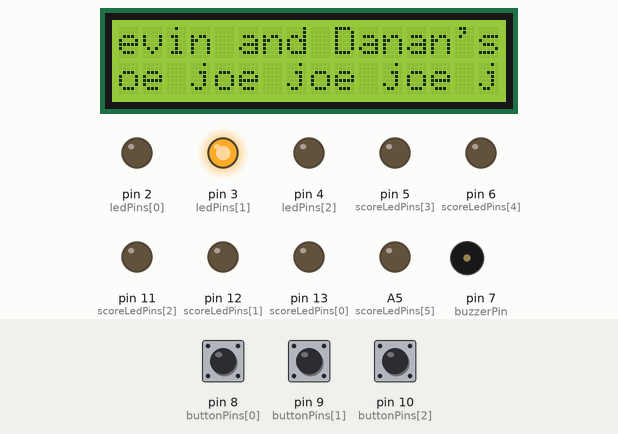
A sketch run on a simulated Arduino Uno, built with avr-gcc and run on an emulated ATmega328P. Parts: 16×2 character LCD, output pins drawn as LEDs (lit = HIGH), buzzer (waves = sounding). Wiring (inferred from the names in the program): I2C bus: SDA A4; SCL A3; PCF8574 port expander at I2C address 0x27. Wiring (inferred from the signals the program sends): character LCD (HD44780): RS Q0; E Q2; backlight Q3; data Q4, Q5, Q6, Q7. Dashed ring = blinking. The inputs (shaded band) are chosen by the test bench; at power-on: pin 8 (buttonPins[0]) HIGH, pin 9 (buttonPins[1]) HIGH, pin 10 (buttonPins[2]) HIGH. Random numbers use the default seed unless the sketch sets one; pins used as bus, display or sensor lines are not drawn; what the sketch prints to the serial monitor is not drawn.

Above: at 1.0 s.
1.1 s: pin 8 (buttonPins[0]) pulled LOW for 0.15 s
At 1.7 s:
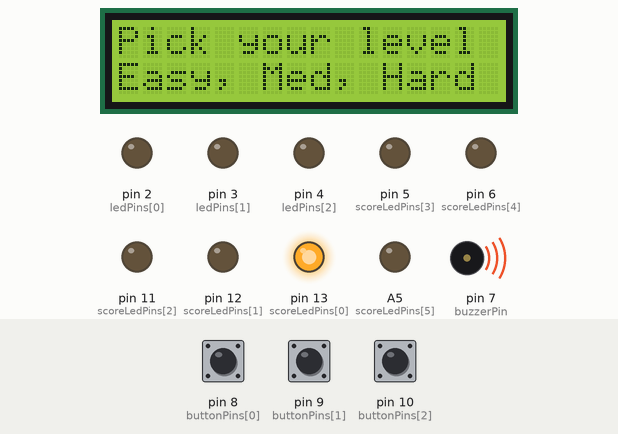
1.8 s: pin 9 (buttonPins[1]) pulled LOW for 0.15 s
At 1.9 s:
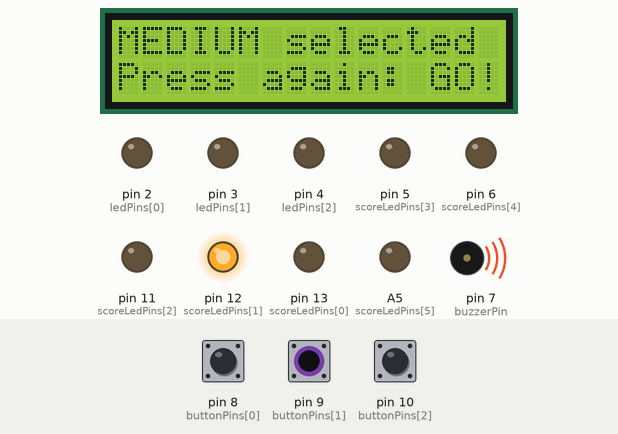
2.5 s: pin 9 (buttonPins[1]) pulled LOW for 1 s
At 2.8 s:
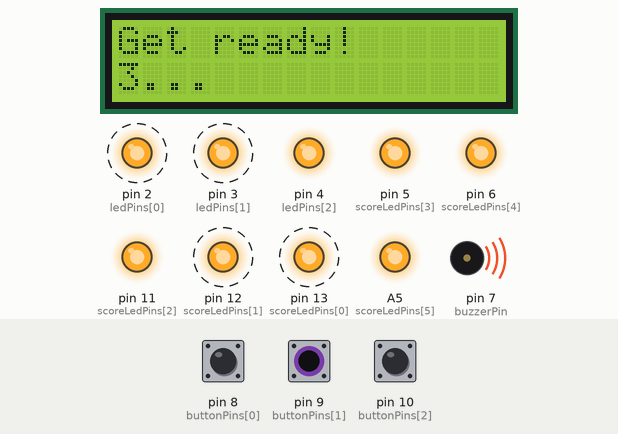
4.1 s: pin 10 (buttonPins[2]) pulled LOW for 3.2 s
At 7.7 s:
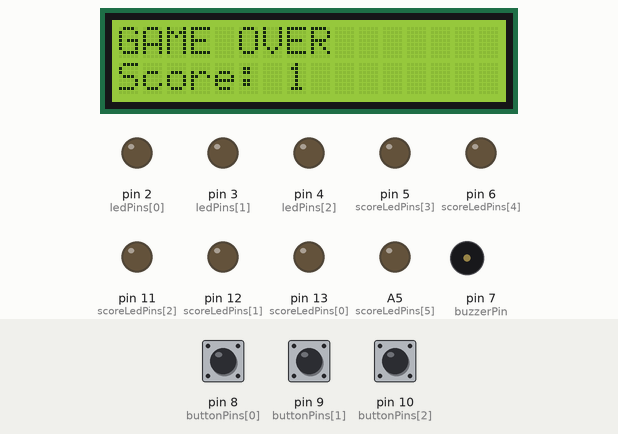
7.9 s: pin 8 (buttonPins[0]) pulled LOW for 1 s
At 8.94 s:
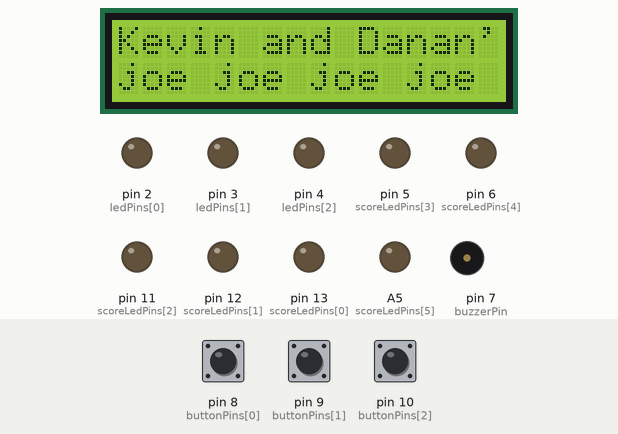
9.5 s: pin 10 (buttonPins[2]) pulled LOW for 0.15 s
At 10.48 s:
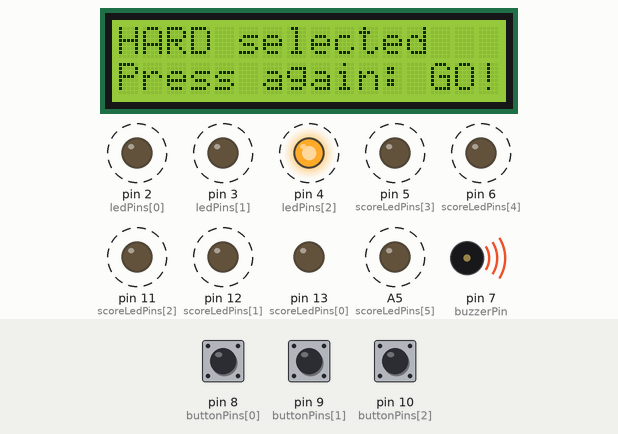
Timing chart, 0 to 16.8 s (numbered marks = the images above; inputs shaded):
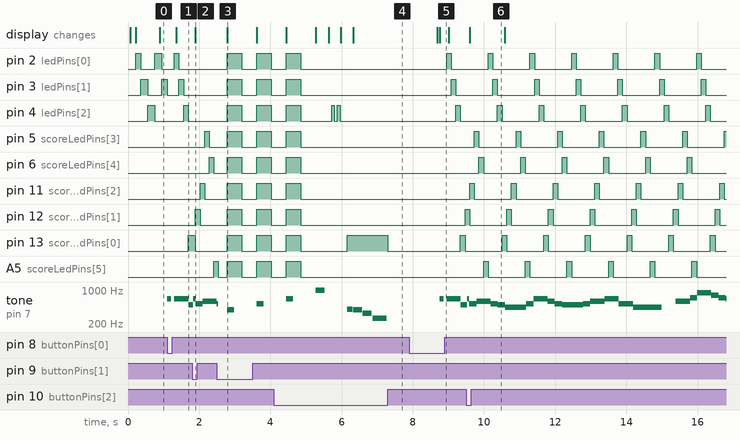

The sketch:

Whack_a_mole_with_LCD.ino
```cpp
const int ledPins[3] = {2, 3, 4};
const int buttonPins[3] = {8, 9, 10};
const int buzzerPin = 7;

const int scoreLedPins[6] = {13, 12, 11, 5, 6, A5};

int meterLevel = 0;
const int maxMeterLevel = 12;

const unsigned long halfBlinkPeriod = 4;

int score = 0;
int activeMole = -1;
int lastMole = -1;

unsigned long gameStartTime = 0;
const unsigned long gameDuration = 17500;
bool gameOver = false;

unsigned long moleSpawnTime = 0;

enum Difficulty { EASY, MEDIUM, HARD };
Difficulty difficulty = MEDIUM;

unsigned long moleTimeLimit = 500;

int selectedButton = -1;
bool awaitingConfirm = false;
unsigned long selectFirstClickTime = 0;
bool selectButtonWasPressed[3] = {false, false, false};
const unsigned long confirmWindow = 1000;

const String titleTopMsg = "Kevin and Danan's Whack-a-Mole";
const String titleBottomMsg = "joe";
const unsigned long titleTopStep = 675;
const unsigned long titleBottomStep = 675;

void setMoleTimeLimitForDifficulty() {
  switch (difficulty) {
    case EASY: moleTimeLimit = 667; break;
    case MEDIUM: moleTimeLimit = 500; break;
    case HARD: moleTimeLimit = 333; break;
  }
}

String difficultyName() {
  switch (difficulty) {
    case EASY: return "EASY";
    case MEDIUM: return "MEDIUM";
    case HARD: return "HARD";
  }
  return "";
}

Difficulty difficultyForButton(int i) {
  switch (i) {
    case 0: return EASY;
    case 1: return MEDIUM;
    case 2: return HARD;
  }
  return MEDIUM;
}

#define I2C_SDA A4
#define I2C_SCL A3
#define LCD_ADDR 0x27

void i2c_sw_init() {
  digitalWrite(I2C_SDA, HIGH);
  digitalWrite(I2C_SCL, HIGH);
  pinMode(I2C_SDA, OUTPUT);
  pinMode(I2C_SCL, OUTPUT);
}

void i2c_delay() {
  delayMicroseconds(5);
}

void i2c_start() {
  digitalWrite(I2C_SDA, HIGH);
  digitalWrite(I2C_SCL, HIGH);
  i2c_delay();
  digitalWrite(I2C_SDA, LOW);
  i2c_delay();
  digitalWrite(I2C_SCL, LOW);
  i2c_delay();
}

void i2c_stop() {
  digitalWrite(I2C_SDA, LOW);
  i2c_delay();
  digitalWrite(I2C_SCL, HIGH);
  i2c_delay();
  digitalWrite(I2C_SDA, HIGH);
  i2c_delay();
}

bool i2c_write_byte(uint8_t b) {
  for (int i = 0; i < 8; i++) {
    digitalWrite(I2C_SDA, (b & 0x80) ? HIGH : LOW);
    b <<= 1;
    i2c_delay();
    digitalWrite(I2C_SCL, HIGH);
    i2c_delay();
    digitalWrite(I2C_SCL, LOW);
    i2c_delay();
  }

  pinMode(I2C_SDA, INPUT_PULLUP);
  i2c_delay();
  digitalWrite(I2C_SCL, HIGH);
  i2c_delay();
  bool ack = (digitalRead(I2C_SDA) == LOW);
  digitalWrite(I2C_SCL, LOW);
  pinMode(I2C_SDA, OUTPUT);
  i2c_delay();
  return ack;
}

void lcdWrite4(uint8_t nibble, bool rs) {
  uint8_t data = (nibble & 0xF0) | (rs ? 0x01 : 0x00) | 0x08;
  i2c_start();
  i2c_write_byte(LCD_ADDR << 1);
  i2c_write_byte(data | 0x04);
  i2c_write_byte(data);
  i2c_stop();
  delayMicroseconds(50);
}

void lcdSend(uint8_t value, bool rs) {
  lcdWrite4(value & 0xF0, rs);
  lcdWrite4((value << 4) & 0xF0, rs);
}

void lcdCommand(uint8_t cmd) {
  lcdSend(cmd, false);
}

void lcdData(uint8_t data) {
  lcdSend(data, true);
}

void lcdClear() {
  lcdCommand(0x01);
  delay(2);
}

void lcdSetCursor(uint8_t col, uint8_t row) {
  uint8_t rowOffsets[] = {0x00, 0x40};
  lcdCommand(0x80 | (col + rowOffsets[row]));
}

void lcdPrint(const String &s) {
  for (unsigned int i = 0; i < s.length(); i++) {
    lcdData((uint8_t)s[i]);
  }
}

void lcdPrintPadded(const String &s, uint8_t width) {
  String out = s;
  if (out.length() > width) out = out.substring(0, width);
  while (out.length() < width) out += ' ';
  lcdPrint(out);
}

void lcdInit() {
  i2c_sw_init();
  delay(50);

  lcdWrite4(0x30, false); delay(5);
  lcdWrite4(0x30, false); delayMicroseconds(150);
  lcdWrite4(0x30, false); delayMicroseconds(150);
  lcdWrite4(0x20, false); delayMicroseconds(150);

  lcdCommand(0x28);
  lcdCommand(0x0C);
  lcdCommand(0x06);
  lcdClear();
}

void lcdShowScore() {
  lcdSetCursor(0, 0);
  lcdPrintPadded("Score: " + String(score), 16);
  lcdSetCursor(0, 1);
  lcdPrintPadded("Level: " + difficultyName(), 16);
}

// Returns a 16-char window into a message that wraps around with a gap,
// creating a continuous scrolling marquee effect.
String marqueeWindow(const String &msg, int pos) {
  String s = msg + " "; // gap between end and restart
  int len = s.length();
  String out = "";
  for (int i = 0; i < 16; i++) {
    out += s[(pos + i) % len];
  }
  return out;
}

// Title / start screen: two independently-scrolling rows.
// Top row shows the game title; bottom row shows the how-to-play manual.
// Returns as soon as the player presses any button.
void titleScreen() {
  setAllLeds(LOW);
  lcdClear();

  int topPos = 0;
  int bottomPos = 0;
  int topLen = titleTopMsg.length() + 4;
  int bottomLen = titleBottomMsg.length() + 4;

  unsigned long lastTopStep = millis();
  unsigned long lastBottomStep = millis();

  // Gentle LED chase across the mole LEDs for flair.
  int chaseIndex = 0;
  unsigned long lastChase = millis();
  const unsigned long chaseInterval = 200;

  // Draw initial frame.
  lcdSetCursor(0, 0);
  lcdPrint(marqueeWindow(titleTopMsg, topPos));
  lcdSetCursor(0, 1);
  lcdPrint(marqueeWindow(titleBottomMsg, bottomPos));
  digitalWrite(ledPins[chaseIndex], HIGH);

  while (true) {
    // Any button press begins the game -> go to difficulty selection.
    for (int i = 0; i < 3; i++) {
      if (digitalRead(buttonPins[i]) == LOW) {
        tone(buzzerPin, 660, 120);
        setAllLeds(LOW);
        // Wait for release so this press isn't read as a level selection.
        while (digitalRead(buttonPins[i]) == LOW) { /* hold */ }
        delay(50);
        noTone(buzzerPin);
        return;
      }
    }

    if (millis() - lastTopStep >= titleTopStep) {
      lastTopStep = millis();
      topPos = (topPos + 1) % topLen;
      lcdSetCursor(0, 0);
      lcdPrint(marqueeWindow(titleTopMsg, topPos));
    }

    if (millis() - lastBottomStep >= titleBottomStep) {
      lastBottomStep = millis();
      bottomPos = (bottomPos + 1) % bottomLen;
      lcdSetCursor(0, 1);
      lcdPrint(marqueeWindow(titleBottomMsg, bottomPos));
    }

    if (millis() - lastChase >= chaseInterval) {
      lastChase = millis();
      digitalWrite(ledPins[chaseIndex], LOW);
      chaseIndex = (chaseIndex + 1) % 3;
      digitalWrite(ledPins[chaseIndex], HIGH);
    }
  }
}

void setup() {
  Serial.begin(9600);

  for (int i = 0; i < 3; i++) {
    pinMode(ledPins[i], OUTPUT);
    digitalWrite(ledPins[i], LOW);
    pinMode(buttonPins[i], INPUT_PULLUP);
  }
  pinMode(buzzerPin, OUTPUT);

  for (int i = 0; i < 6; i++) {
    pinMode(scoreLedPins[i], OUTPUT);
    digitalWrite(scoreLedPins[i], LOW);
  }

  setMoleTimeLimitForDifficulty();

  lcdInit();

  randomSeed(analogRead(A0));
  Serial.println("Whack-a-Mole!");
  Serial.println("Press any button at the title screen to begin.");
  Serial.println("Blue=Easy Yellow=Medium Green=Hard - press twice within 1s to confirm & start.");

  titleScreen();
  attractAndStart();
}

void loop() {
  refreshScoreLeds();

  if (gameOver) {
    checkForRestart();
    return;
  }

  if (millis() - gameStartTime > gameDuration) {
    loseGame("Time's up! You didn't fill the meter.");
    return;
  }

  if (millis() - moleSpawnTime > moleTimeLimit) {
    loseGame("Too slow! You didn't react in time.");
    return;
  }

  for (int i = 0; i < 3; i++) {
    if (digitalRead(buttonPins[i]) == LOW) {
      if (i == activeMole) {
        score++;
        Serial.print("Hit! Score: ");
        Serial.println(score);
        hitEffect(i);
        addMeterLevel();
        lcdShowScore();

        if (meterLevel >= maxMeterLevel) {
          winGame();
          return;
        }

        delay(150);
        spawnMole();
      } else {
        Serial.println("Wrong button! No second chances.");
        wrongButtonEffect();
        loseGame("Wrong button - you only get one try!");
        return;
      }
      return;
    }
  }
}

#define NOTE_A4 440
#define NOTE_B4 494
#define NOTE_C5 523
#define NOTE_D5 587
#define NOTE_E5 659
#define NOTE_F5 698
#define NOTE_G5 784
#define NOTE_A5 880
#define REST 0

const int melodyNotes[] = {
  NOTE_E5, NOTE_B4, NOTE_C5, NOTE_D5, NOTE_C5, NOTE_B4, NOTE_A4, NOTE_A4,
  NOTE_C5, NOTE_E5, NOTE_D5, NOTE_C5, NOTE_B4, NOTE_C5, NOTE_D5, NOTE_E5,
  NOTE_C5, NOTE_A4, NOTE_A4, REST,
  NOTE_D5, NOTE_F5, NOTE_A5, NOTE_G5, NOTE_F5, NOTE_E5, NOTE_C5, NOTE_E5,
  NOTE_D5, NOTE_C5, NOTE_B4, NOTE_B4, NOTE_C5, NOTE_D5, NOTE_E5, NOTE_C5,
  NOTE_A4, NOTE_A4, REST
};
const int melodyDurations[] = {
  400, 200, 200, 400, 200, 200, 400, 200,
  200, 400, 200, 200, 600, 200, 400, 400,
  400, 400, 400, 400,
  400, 200, 400, 200, 200, 600, 200, 400,
  200, 200, 400, 200, 200, 400, 400, 400,
  400, 400, 400
};
const int melodyLength = sizeof(melodyNotes) / sizeof(melodyNotes[0]);

void showSelectPrompt() {
  if (!awaitingConfirm) {
    lcdSetCursor(0, 0);
    lcdPrintPadded("Pick your level", 16);
    lcdSetCursor(0, 1);
    lcdPrintPadded("Easy, Med, Hard", 16);
  } else {
    lcdSetCursor(0, 0);
    lcdPrintPadded(difficultyName() + " selected", 16);
    lcdSetCursor(0, 1);
    lcdPrintPadded("Press again: GO!", 16);
  }
}

void attractAndStart() {
  const int attractPins[9] = {
    ledPins[0], ledPins[1], ledPins[2],
    scoreLedPins[0], scoreLedPins[1], scoreLedPins[2],
    scoreLedPins[3], scoreLedPins[4], scoreLedPins[5]
  };
  const unsigned long ledStepInterval = 130;

  setAllLeds(LOW);

  int ledIndex = 0;
  digitalWrite(attractPins[ledIndex], HIGH);
  unsigned long lastLedStep = millis();

  int melodyIndex = -1;
  unsigned long noteStartTime = 0;
  advanceMelody(melodyIndex, noteStartTime);

  selectedButton = -1;
  awaitingConfirm = false;
  for (int i = 0; i < 3; i++) selectButtonWasPressed[i] = false;
  lcdClear();
  showSelectPrompt();

  while (true) {
    if (awaitingConfirm && millis() - selectFirstClickTime > confirmWindow) {
      awaitingConfirm = false;
      selectedButton = -1;
      showSelectPrompt();
    }

    for (int i = 0; i < 3; i++) {
      bool pressed = digitalRead(buttonPins[i]) == LOW;

      if (pressed && !selectButtonWasPressed[i]) {
        selectButtonWasPressed[i] = true;
        delay(30); // debounce

        if (awaitingConfirm && selectedButton == i) {
          noTone(buzzerPin);
          setAllLeds(LOW);
          delay(200);
          countdownSequence();
          startGame();
          return;
        } else {
          selectedButton = i;
          difficulty = difficultyForButton(i);
          setMoleTimeLimitForDifficulty();
          awaitingConfirm = true;
          selectFirstClickTime = millis();

          tone(buzzerPin, 660, 100);

          Serial.print("Level selected: ");
          Serial.println(difficultyName());
          Serial.println("Press the same button again within 1s to start.");

          showSelectPrompt();
        }
      } else if (!pressed) {
        selectButtonWasPressed[i] = false;
      }
    }

    if (millis() - lastLedStep >= ledStepInterval) {
      lastLedStep = millis();
      digitalWrite(attractPins[ledIndex], LOW);
      ledIndex = (ledIndex + 1) % 9;
      digitalWrite(attractPins[ledIndex], HIGH);
    }

    if (millis() - noteStartTime >= (unsigned long)melodyDurations[melodyIndex]) {
      advanceMelody(melodyIndex, noteStartTime);
    }
  }
}

void advanceMelody(int &melodyIndex, unsigned long &noteStartTime) {
  melodyIndex = (melodyIndex + 1) % melodyLength;
  noteStartTime = millis();
  if (melodyNotes[melodyIndex] == REST) {
    noTone(buzzerPin);
  } else {
    tone(buzzerPin, melodyNotes[melodyIndex]);
  }
}

void countdownSequence() {
  const int beepFreqs[3] = {392, 523, 659};
  lcdClear();
  lcdSetCursor(0, 0);
  lcdPrintPadded("Get ready!", 16);
  for (int i = 0; i < 3; i++) {
    int count = 3 - i;
    Serial.println(count);
    lcdSetCursor(0, 1);
    lcdPrintPadded(String(count) + "...", 16);
    setAllLeds(HIGH);
    tone(buzzerPin, beepFreqs[i], 200);
    delay(400);
    setAllLeds(LOW);
    delay(400);
  }
  Serial.println("GO!");
  lcdSetCursor(0, 1);
  lcdPrintPadded("GO!", 16);
  tone(buzzerPin, 988, 250);
  delay(300);
  noTone(buzzerPin);
}

void startGame() {
  score = 0;
  gameOver = false;
  lastMole = -1;
  meterLevel = 0;
  gameStartTime = millis();
  lcdClear();
  lcdShowScore();
  spawnMole();
}

void spawnMole() {
  for (int i = 0; i < 3; i++) {
    digitalWrite(ledPins[i], LOW);
  }

  int newMole;
  do {
    newMole = random(0, 3);
  } while (newMole == lastMole);

  activeMole = newMole;
  lastMole = newMole;
  digitalWrite(ledPins[activeMole], HIGH);

  moleSpawnTime = millis();
}

void hitEffect(int pin) {
  for (int i = 0; i < 2; i++) {
    digitalWrite(ledPins[pin], LOW);
    delay(80);
    digitalWrite(ledPins[pin], HIGH);
    delay(80);
  }
  digitalWrite(ledPins[pin], LOW);
}

void wrongButtonEffect() {
  tone(buzzerPin, 400, 150);
}

void addMeterLevel() {
  if (meterLevel < maxMeterLevel) meterLevel++;
}

void refreshScoreLeds() {
  unsigned long phase = millis() % halfBlinkPeriod;
  bool halfOn = phase < (halfBlinkPeriod / 2);

  for (int i = 0; i < 6; i++) {
    if (meterLevel >= i + 7) {
      digitalWrite(scoreLedPins[i], HIGH);
    } else if (meterLevel >= i + 1) {
      digitalWrite(scoreLedPins[i], halfOn ? HIGH : LOW);
    } else {
      digitalWrite(scoreLedPins[i], LOW);
    }
  }
}

void winGame() {
  gameOver = true;

  for (int i = 0; i < 3; i++) digitalWrite(ledPins[i], LOW);

  Serial.println("=====================");
  Serial.println("YOU WIN! All 6 lit up fully!");
  Serial.print("Final Score: ");
  Serial.println(score);
  Serial.println("Press any button to play again");
  Serial.println("=====================");

  lcdClear();
  lcdSetCursor(0, 0);
  lcdPrintPadded("YOU WIN!", 16);
  lcdSetCursor(0, 1);
  lcdPrintPadded("Score: " + String(score), 16);

  tone(buzzerPin, 523, 150); delay(160);
  tone(buzzerPin, 659, 150); delay(160);
  tone(buzzerPin, 784, 150); delay(160);
  tone(buzzerPin, 1047, 300); delay(320);
  noTone(buzzerPin);

  for (int i = 0; i < 4; i++) {
    setAllLeds(HIGH);
    delay(120);
    setAllLeds(LOW);
    delay(120);
  }
}

void loseGame(String reason) {
  gameOver = true;

  for (int i = 0; i < 3; i++) digitalWrite(ledPins[i], LOW);

  Serial.println("=====================");
  Serial.println(reason);
  Serial.print("Final Score: ");
  Serial.println(score);
  Serial.println("Press any button to play again");
  Serial.println("=====================");

  lcdClear();
  lcdSetCursor(0, 0);
  lcdPrintPadded("GAME OVER", 16);
  lcdSetCursor(0, 1);
  lcdPrintPadded("Score: " + String(score), 16);

  tone(buzzerPin, 392, 250); delay(270);
  tone(buzzerPin, 330, 250); delay(270);
  tone(buzzerPin, 262, 400); delay(420);
  noTone(buzzerPin);

  for (int i = 0; i < 3; i++) {
    refreshScoreLeds();
    delay(200);
    setScoreLeds(LOW);
    delay(200);
  }
}

void setAllLeds(int state) {
  for (int i = 0; i < 3; i++) digitalWrite(ledPins[i], state);
  setScoreLeds(state);
}

void setScoreLeds(int state) {
  for (int i = 0; i < 6; i++) digitalWrite(scoreLedPins[i], state);
}

void checkForRestart() {
  for (int i = 0; i < 3; i++) {
    if (digitalRead(buttonPins[i]) == LOW) {
      delay(200);
      Serial.println("Restarting...");
      titleScreen();
      attractAndStart();
      return;
    }
  }
}
```

Measured:
- after the input at 1.1 s, pin 13 (scoreLedPins[0]): LOW → HIGH after 0.59 s; tone on pin 7 (buzzerPin): silent → 660 Hz at once, → silent 0.12 s later, → 659 Hz 0.08 s later, → 494 Hz 0.40 s later
- after the input at 1.8 s, the display: changes after 0.10 s (image 2)
- after the input at 7.9 s, pin 2 (ledPins[0]): LOW → HIGH after 1.1 s, → LOW 0.13 s later; pin 3 (ledPins[1]): LOW → HIGH after 1.2 s, → LOW 0.13 s later
- after the input at 9.5 s, the display: changes after 0.10 s (image 6)
- by itself, pin 5 (scoreLedPins[3]), pin 6 (scoreLedPins[4]), pin 11 (scoreLedPins[2]), A5 (scoreLedPins[5]): alternates HIGH for 0.13 s and LOW for 1.0 s
